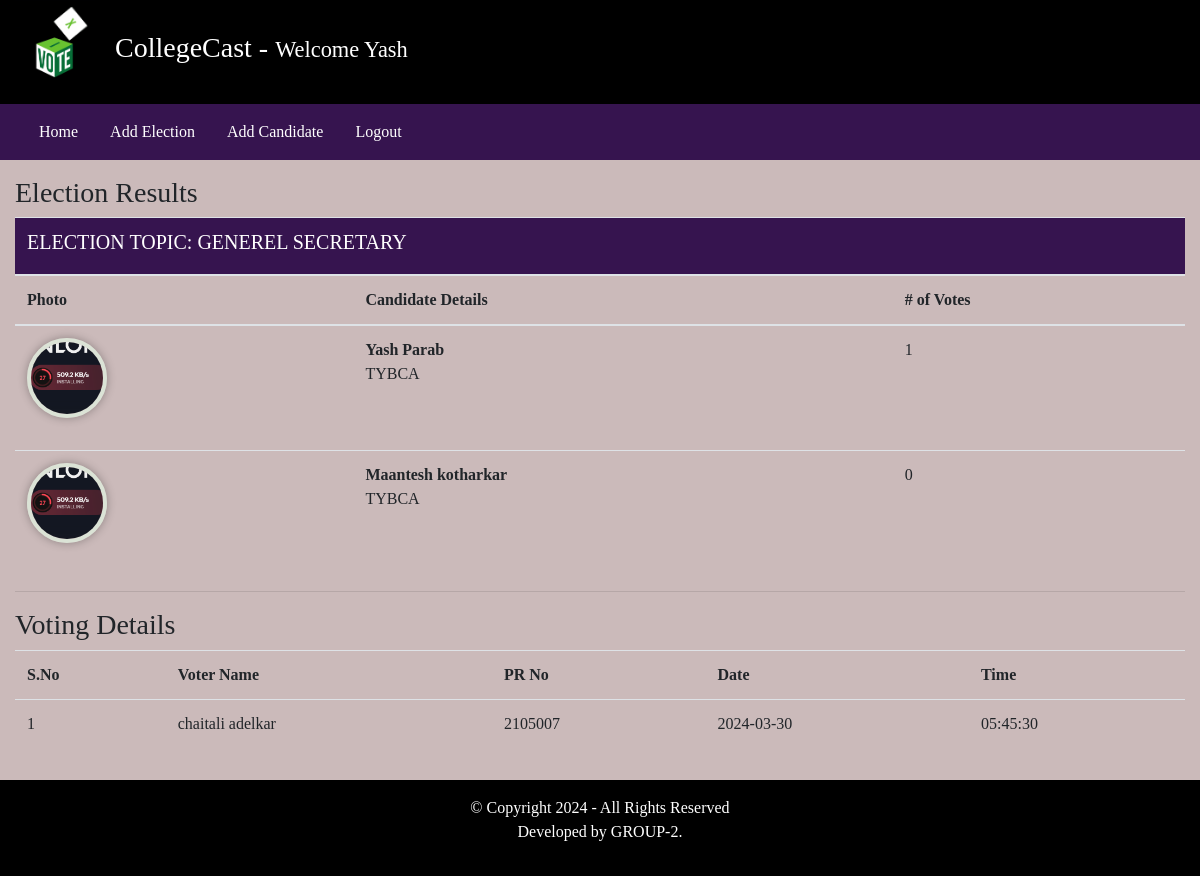
/admin/index.php?viewResult=9 (signed in), run on the app's committed database.
### tables this page shows
CREATE TABLE `elections` (
  `id` int(11) NOT NULL,
  `election_topic` varchar(255) DEFAULT NULL,
  `no_of_candidates` int(11) DEFAULT NULL,
  `starting_date` date DEFAULT NULL,
  `ending_date` date DEFAULT NULL,
  `status` varchar(45) DEFAULT NULL,
  `inserted_by` varchar(255) DEFAULT NULL,
  `inserted_on` date DEFAULT NULL
);

CREATE TABLE `candidate_details` (
  `id` int(11) NOT NULL,
  `election_id` int(11) DEFAULT NULL,
  `candidate_name` varchar(255) DEFAULT NULL,
  `candidate_details` text DEFAULT NULL,
  `candidate_photo` text DEFAULT NULL,
  `inserted_by` varchar(255) DEFAULT NULL,
  `inserted_on` date DEFAULT NULL
);

CREATE TABLE `votings` (
  `id` int(11) NOT NULL,
  `election_id` int(11) DEFAULT NULL,
  `voters_id` int(11) DEFAULT NULL,
  `candidate_id` int(11) NOT NULL,
  `vote_date` date DEFAULT NULL,
  `vote_time` time DEFAULT NULL
);

CREATE TABLE `users` (
  `id` int(11) NOT NULL,
  `username` varchar(255) DEFAULT NULL,
  `contact_no` varchar(45) DEFAULT NULL,
  `password` text DEFAULT NULL,
  `user_role` varchar(45) DEFAULT NULL
);

### admin/inc/viewResults.php (the view, shortened to what this page needs)
<?php
    $election_id = $_GET['viewResult'];
?>
<div class="row my-3">
        <div class="col-12">
            <h3> Election Results </h3>
            <?php
                $fetchingActiveElections = mysqli_query($db, "SELECT * FROM elections WHERE id = '". $election_id ."'") or die(mysqli_error($db));
                $totalActiveElections = mysqli_num_rows($fetchingActiveElections);
                if($totalActiveElections > 0)
                {
                    while($data = mysqli_fetch_assoc($fetchingActiveElections))
                    {
                        $election_id = $data['id'];
                        $election_topic = $data['election_topic'];
                ?>
                        <table class="table">
                            <thead>
                                <tr>
                                    <th colspan="4" class="bg-green text-white"><h5> ELECTION TOPIC: <?php echo strtoupper($election_topic); ?></h5></th>
                                </tr>
                                <tr>
                                    <th> Photo </th>
                                    <th> Candidate Details </th>
                                    <th> # of Votes </th>
                                </tr>
                            </thead>
                            <tbody>
                            <?php
                                $fetchingCandidates = mysqli_query($db, "SELECT * FROM candidate_details WHERE election_id = '". $election_id ."'") or die(mysqli_error($db));
                                while($candidateData = mysqli_fetch_assoc($fetchingCandidates))
                                {
                                    $candidate_id = $candidateData['id'];
                                    $candidate_photo = $candidateData['candidate_photo'];
                                    $fetchingVotes = mysqli_query($db, "SELECT * FROM votings WHERE candidate_id = '". $candidate_id . "'") or die(mysqli_error($db));
                                    $totalVotes = mysqli_num_rows($fetchingVotes);
                            ?>
                                    <tr>
                                        <td> <img src="<?php echo $candidate_photo; ?>" class="candidate_photo"> </td>
                                        <td><?php echo "<b>" . $candidateData['candidate_name'] . "</b><br />" . $candidateData['candidate_details']; ?></td>
                                        <td><?php echo $totalVotes; ?></td>
                                    </tr>
                            <?php
                                }
                            ?>
                            </tbody>
                        </table>
                <?php
                    }
                }else {
                    echo "No any active election.";
                }
            ?>
            <hr>
            <h3>Voting Details</h3>
            <?php
                $fetchingVoteDetails = mysqli_query($db, "SELECT * FROM votings WHERE election_id = '". $election_id ."'");
                $number_of_votes = mysqli_num_rows($fetchingVoteDetails);
                if($number_of_votes > 0)
                {
                    $sno = 1;
            ?>
                    <table class="table">
                        <tr>
                            <th>S.No</th>
                            <th>Voter Name</th>
                            <th>PR No</th>
                            <th>Date </th>
                            <th>Time</th>
                        </tr>
            <?php
                    while($data = mysqli_fetch_assoc($fetchingVoteDetails))
                        {
                            $voters_id = $data['voters_id'];
                            $fetchingUsername = mysqli_query($db, "SELECT * FROM users WHERE id = '". $voters_id ."'") or die(mysqli_error($db));
                            $isDataAvailable = mysqli_num_rows($fetchingUsername);
                            $userData = mysqli_fetch_assoc($fetchingUsername);
                            if($isDataAvailable > 0)
                            {
                                $username = $userData['username'];
                                $contact_no = $userData['contact_no'];
                            }else {
                                $username = "No_Data";
                                $contact_no = $userData['contact_no'];
                            }
                ?>
                            <tr>
                                <td><?php echo $sno++; ?></td>
                                <td><?php echo $username; ?></td>
                                <td><?php echo $contact_no; ?></td>
                                <td><?php echo $data['vote_date']; ?></td>
                                <td><?php echo $data['vote_time']; ?></td>
                            </tr>
                <?php
                        }
                        echo "</table>";
                    }else {
                        echo "No any vote detail is available!";
                    }
                ?>
        </div>
    </div>

### admin/inc/header.php (shortened to what this page needs)
<!DOCTYPE html>
<html lang="en">
<head>
    <link rel="stylesheet" href="../assets/css/bootstrap.min.css">
    <link rel="stylesheet" href="../assets/css/style.css">
</head>
<body>
    <div class="container-fluid">
        <div class="row bg-black text-white">
            <div class="col-1">
                <img src="../assets/images/logo.gif" width="80px"/>
            </div>
            <div class="col-11 my-auto">
                <h3>CollegeCast  - <small> Welcome  <?php echo $_SESSION['username']; ?></small> </h3>
            </div>
        </div>

### admin/inc/navigation.php (shortened to what this page needs)
<div class="row bg-green">
    <div class="col-12 bg-green">
    <nav class="navbar navbar-expand-lg navbar-light bg-green">
    <div class="collapse navbar-collapse" id="navbarSupportedContent">
        <ul class="navbar-nav mr-auto">
        <li class="nav-item">
            <a class="nav-link text-white mr-3" href="index.php?homepage=1">Home</a>
        </li>
        <li class="nav-item">
            <a class="nav-link text-white mr-3" href="index.php?addElectionPage=1">Add Election</a>
        </li>
        <li class="nav-item">
            <a class="nav-link text-white mr-3" href="index.php?addCandidatePage=1">Add Candidate</a>
        </li>
        <li class="nav-item">
            <a class="nav-link text-white mr-3" href="logout.php">Logout</a>
        </li>
         </ul>
    </div>
    </nav>
</div>
</div>

### admin/index.php
<?php
    require_once("inc/header.php");
    require_once("inc/navigation.php");
    if(isset($_GET['homepage']))
    {
        require_once("inc/homepage.php");
    }else if(isset($_GET['addElectionPage']))
    {
        require_once("inc/add_elections.php");
    }else if(isset($_GET['addCandidatePage']))
    {
        require_once("inc/add_candidates.php");
    }else if(isset($_GET['viewResult']))
    {
        require_once("inc/viewResults.php");
    }
?>
<?php
    require_once("inc/footer.php");
?>

### admin/inc/footer.php (shortened to what this page needs)
    <div class="row bg-black text-center text-white">
        <div class="col-12 my-3">
            <p> &copy; Copyright 2024 - All Rights Reserved  <br />
                Developed by GROUP-2.
            </p>
        </div>
    </div>
</div>
</body>
</html>

### assets/css/style.css (style rules this page uses)
body { font-family: Neue Montreal ; background-color: #cbbaba; margin: 0; padding: 0; }
.text-white { color: #fff; }
.bg-black { background-color: #000; }
.bg-green { background-color: #36144f; }
.candidate_photo { width: 80px; height: 80px; border: 4px solid #dbe3d6; border-radius: 50%; margin: 0 auto 20px; object-fit: cover; box-shadow: 0px 0px 10px rgba(0, 0, 0, 0.3); }

### data on the page
elections: election_topic "GENEREL SECRETARY"
candidate_details: candidate_photo (picture), candidate_name "Yash Parab", candidate_details "TYBCA", totalVotes "1"
candidate_details: candidate_photo (picture), candidate_name "Maantesh kotharkar", candidate_details "TYBCA", totalVotes "0"
votings: users.username "chaitali adelkar", users.contact_no "2105007", vote_date "2024-03-30", vote_time "05:45:30"

### other printed values
$_SESSION['username'] "Yash"
